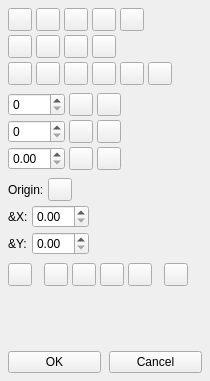
<?xml version="1.0" encoding="UTF-8"?>
<ui version="4.0">
 <class>nodePalette</class>
 <widget class="QWidget" name="nodePalette">
  <property name="geometry">
   <rect>
    <x>0</x>
    <y>0</y>
    <width>210</width>
    <height>381</height>
   </rect>
  </property>
  <property name="windowTitle">
   <string>Form</string>
  </property>
  <layout class="QVBoxLayout" name="verticalLayout">
   <property name="spacing">
    <number>8</number>
   </property>
   <property name="leftMargin">
    <number>8</number>
   </property>
   <property name="topMargin">
    <number>8</number>
   </property>
   <property name="rightMargin">
    <number>8</number>
   </property>
   <property name="bottomMargin">
    <number>8</number>
   </property>
   <item>
    <layout class="QGridLayout" name="gridLayout">
     <property name="spacing">
      <number>4</number>
     </property>
     <item row="2" column="4">
      <widget class="QToolButton" name="PolyShearU">
       <property name="text">
        <string/>
       </property>
      </widget>
     </item>
     <item row="0" column="6">
      <spacer name="horizontalSpacer">
       <property name="orientation">
        <enum>Qt::Orientation::Horizontal</enum>
       </property>
       <property name="sizeHint" stdset="0">
        <size>
         <width>0</width>
         <height>20</height>
        </size>
       </property>
      </spacer>
     </item>
     <item row="0" column="2">
      <widget class="QToolButton" name="AddNode">
       <property name="text">
        <string/>
       </property>
      </widget>
     </item>
     <item row="1" column="2">
      <widget class="QToolButton" name="IndependentMove">
       <property name="text">
        <string/>
       </property>
      </widget>
     </item>
     <item row="1" column="0">
      <widget class="QToolButton" name="SymMove">
       <property name="text">
        <string/>
       </property>
      </widget>
     </item>
     <item row="0" column="4">
      <widget class="QToolButton" name="PolySplit">
       <property name="text">
        <string/>
       </property>
      </widget>
     </item>
     <item row="2" column="3">
      <widget class="QToolButton" name="PolyShearR">
       <property name="text">
        <string/>
       </property>
      </widget>
     </item>
     <item row="1" column="1">
      <widget class="QToolButton" name="AsymMove">
       <property name="text">
        <string/>
       </property>
      </widget>
     </item>
     <item row="0" column="0">
      <widget class="QToolButton" name="MoveNode">
       <property name="text">
        <string/>
       </property>
      </widget>
     </item>
     <item row="2" column="5">
      <widget class="QToolButton" name="PolyShearD">
       <property name="text">
        <string/>
       </property>
      </widget>
     </item>
     <item row="0" column="1">
      <widget class="QToolButton" name="EditControl">
       <property name="text">
        <string/>
       </property>
      </widget>
     </item>
     <item row="2" column="2">
      <widget class="QToolButton" name="PolyShearL">
       <property name="text">
        <string/>
       </property>
      </widget>
     </item>
     <item row="2" column="1">
      <widget class="QToolButton" name="PolyMirrorV">
       <property name="text">
        <string/>
       </property>
      </widget>
     </item>
     <item row="0" column="3">
      <widget class="QToolButton" name="DeleteNode">
       <property name="text">
        <string/>
       </property>
      </widget>
     </item>
     <item row="2" column="0">
      <widget class="QToolButton" name="PolyMirrorH">
       <property name="text">
        <string/>
       </property>
      </widget>
     </item>
     <item row="1" column="3">
      <widget class="QToolButton" name="BezierClose">
       <property name="text">
        <string/>
       </property>
      </widget>
     </item>
    </layout>
   </item>
   <item>
    <layout class="QGridLayout" name="gridLayout_2">
     <property name="spacing">
      <number>4</number>
     </property>
     <item row="0" column="0">
      <widget class="QSpinBox" name="RotVal"/>
     </item>
     <item row="2" column="0">
      <widget class="ScrSpinBox" name="scaleDistance"/>
     </item>
     <item row="2" column="1">
      <widget class="QToolButton" name="Enlarge">
       <property name="text">
        <string/>
       </property>
      </widget>
     </item>
     <item row="0" column="2">
      <widget class="QToolButton" name="RotateCW">
       <property name="text">
        <string/>
       </property>
      </widget>
     </item>
     <item row="1" column="2">
      <widget class="QToolButton" name="Shrink">
       <property name="text">
        <string/>
       </property>
      </widget>
     </item>
     <item row="1" column="0">
      <widget class="QSpinBox" name="scalePercentage"/>
     </item>
     <item row="0" column="1">
      <widget class="QToolButton" name="RotateCCW">
       <property name="text">
        <string/>
       </property>
      </widget>
     </item>
     <item row="2" column="2">
      <widget class="QToolButton" name="Reduce">
       <property name="text">
        <string/>
       </property>
      </widget>
     </item>
     <item row="1" column="1">
      <widget class="QToolButton" name="Expand">
       <property name="text">
        <string/>
       </property>
      </widget>
     </item>
     <item row="0" column="3">
      <spacer name="horizontalSpacer_4">
       <property name="orientation">
        <enum>Qt::Orientation::Horizontal</enum>
       </property>
       <property name="sizeHint" stdset="0">
        <size>
         <width>0</width>
         <height>20</height>
        </size>
       </property>
      </spacer>
     </item>
    </layout>
   </item>
   <item>
    <layout class="QGridLayout" name="gridLayout_3">
     <property name="spacing">
      <number>4</number>
     </property>
     <item row="1" column="1">
      <widget class="ScrSpinBox" name="XSpin"/>
     </item>
     <item row="1" column="0">
      <widget class="QLabel" name="TextLabel1">
       <property name="text">
        <string>&amp;X:</string>
       </property>
      </widget>
     </item>
     <item row="1" column="2">
      <spacer name="horizontalSpacer_3">
       <property name="orientation">
        <enum>Qt::Orientation::Horizontal</enum>
       </property>
       <property name="sizeHint" stdset="0">
        <size>
         <width>0</width>
         <height>20</height>
        </size>
       </property>
      </spacer>
     </item>
     <item row="2" column="1">
      <widget class="ScrSpinBox" name="YSpin"/>
     </item>
     <item row="2" column="0">
      <widget class="QLabel" name="TextLabel2">
       <property name="text">
        <string>&amp;Y:</string>
       </property>
      </widget>
     </item>
     <item row="0" column="0" colspan="3">
      <layout class="QHBoxLayout" name="horizontalLayout_2">
       <item>
        <widget class="QLabel" name="PosOriginLabel">
         <property name="text">
          <string>Origin:</string>
         </property>
        </widget>
       </item>
       <item>
        <widget class="DropdownButton" name="PosOriginButton">
         <property name="text">
          <string/>
         </property>
        </widget>
       </item>
       <item>
        <spacer name="horizontalSpacer_2">
         <property name="orientation">
          <enum>Qt::Orientation::Horizontal</enum>
         </property>
         <property name="sizeHint" stdset="0">
          <size>
           <width>0</width>
           <height>20</height>
          </size>
         </property>
        </spacer>
       </item>
      </layout>
     </item>
    </layout>
   </item>
   <item>
    <layout class="QHBoxLayout" name="horizontalLayout_3">
     <property name="spacing">
      <number>4</number>
     </property>
     <item>
      <widget class="QToolButton" name="PreviewMode">
       <property name="text">
        <string/>
       </property>
       <property name="checkable">
        <bool>true</bool>
       </property>
      </widget>
     </item>
     <item>
      <spacer name="horizontalSpacer_6">
       <property name="orientation">
        <enum>Qt::Orientation::Horizontal</enum>
       </property>
       <property name="sizeType">
        <enum>QSizePolicy::Policy::Fixed</enum>
       </property>
       <property name="sizeHint" stdset="0">
        <size>
         <width>8</width>
         <height>20</height>
        </size>
       </property>
      </spacer>
     </item>
     <item>
      <widget class="QToolButton" name="EditCont">
       <property name="text">
        <string/>
       </property>
       <property name="checkable">
        <bool>true</bool>
       </property>
      </widget>
     </item>
     <item>
      <widget class="QToolButton" name="ResetCont">
       <property name="text">
        <string/>
       </property>
      </widget>
     </item>
     <item>
      <widget class="QToolButton" name="ResetContClip">
       <property name="text">
        <string/>
       </property>
      </widget>
     </item>
     <item>
      <widget class="QToolButton" name="ResetShape2Clip">
       <property name="text">
        <string/>
       </property>
      </widget>
     </item>
     <item>
      <spacer name="horizontalSpacer_7">
       <property name="orientation">
        <enum>Qt::Orientation::Horizontal</enum>
       </property>
       <property name="sizeType">
        <enum>QSizePolicy::Policy::Fixed</enum>
       </property>
       <property name="sizeHint" stdset="0">
        <size>
         <width>8</width>
         <height>20</height>
        </size>
       </property>
      </spacer>
     </item>
     <item>
      <widget class="QToolButton" name="resetDefaultButton">
       <property name="text">
        <string/>
       </property>
      </widget>
     </item>
     <item>
      <spacer name="horizontalSpacer_5">
       <property name="orientation">
        <enum>Qt::Orientation::Horizontal</enum>
       </property>
       <property name="sizeHint" stdset="0">
        <size>
         <width>0</width>
         <height>20</height>
        </size>
       </property>
      </spacer>
     </item>
    </layout>
   </item>
   <item>
    <spacer name="verticalSpacer">
     <property name="orientation">
      <enum>Qt::Orientation::Vertical</enum>
     </property>
     <property name="sizeHint" stdset="0">
      <size>
       <width>20</width>
       <height>0</height>
      </size>
     </property>
    </spacer>
   </item>
   <item>
    <layout class="QHBoxLayout" name="horizontalLayout">
     <item>
      <widget class="QPushButton" name="editEditButton">
       <property name="text">
        <string>OK</string>
       </property>
      </widget>
     </item>
     <item>
      <widget class="QPushButton" name="cancelEditButton">
       <property name="text">
        <string>Cancel</string>
       </property>
      </widget>
     </item>
    </layout>
   </item>
  </layout>
 </widget>
 <customwidgets>
  <customwidget>
   <class>ScrSpinBox</class>
   <extends>QDoubleSpinBox</extends>
   <header location="global">ui/scrspinbox.h</header>
  </customwidget>
  <customwidget>
   <class>DropdownButton</class>
   <extends>QToolButton</extends>
   <header>ui/widgets/dropdown_button.h</header>
  </customwidget>
 </customwidgets>
 <tabstops>
  <tabstop>MoveNode</tabstop>
  <tabstop>EditControl</tabstop>
  <tabstop>AddNode</tabstop>
  <tabstop>DeleteNode</tabstop>
  <tabstop>PolySplit</tabstop>
  <tabstop>SymMove</tabstop>
  <tabstop>AsymMove</tabstop>
  <tabstop>IndependentMove</tabstop>
  <tabstop>BezierClose</tabstop>
  <tabstop>PolyMirrorH</tabstop>
  <tabstop>PolyMirrorV</tabstop>
  <tabstop>PolyShearL</tabstop>
  <tabstop>PolyShearR</tabstop>
  <tabstop>PolyShearU</tabstop>
  <tabstop>PolyShearD</tabstop>
  <tabstop>RotVal</tabstop>
  <tabstop>RotateCCW</tabstop>
  <tabstop>RotateCW</tabstop>
  <tabstop>scalePercentage</tabstop>
  <tabstop>Expand</tabstop>
  <tabstop>Shrink</tabstop>
  <tabstop>scaleDistance</tabstop>
  <tabstop>Enlarge</tabstop>
  <tabstop>Reduce</tabstop>
  <tabstop>PosOriginButton</tabstop>
  <tabstop>XSpin</tabstop>
  <tabstop>YSpin</tabstop>
  <tabstop>PreviewMode</tabstop>
  <tabstop>EditCont</tabstop>
  <tabstop>ResetCont</tabstop>
  <tabstop>ResetContClip</tabstop>
  <tabstop>ResetShape2Clip</tabstop>
  <tabstop>resetDefaultButton</tabstop>
  <tabstop>editEditButton</tabstop>
  <tabstop>cancelEditButton</tabstop>
 </tabstops>
 <resources/>
 <connections/>
</ui>
